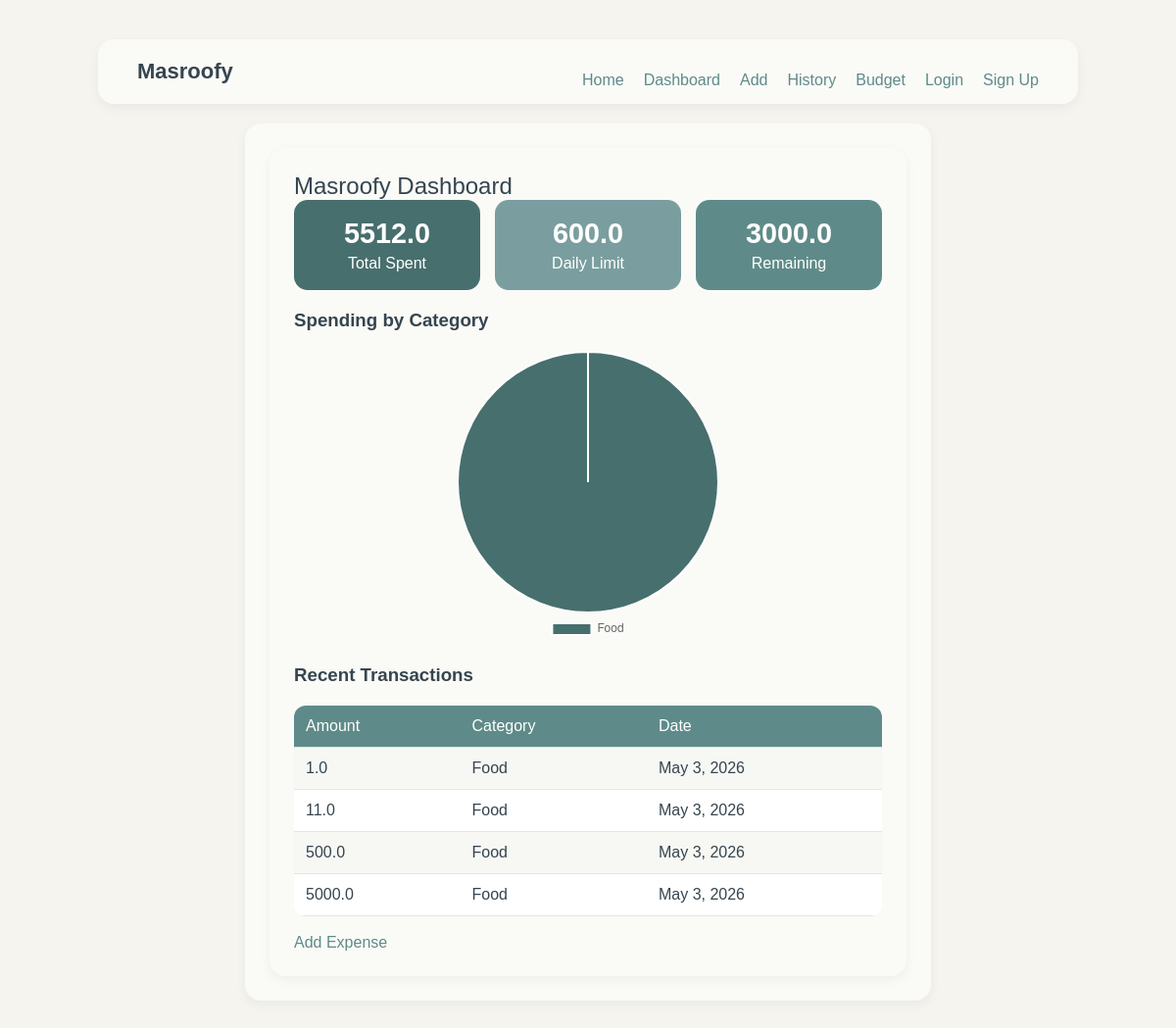
/dashboard/, run on the app's committed database.
### expenses/models.py (models this page shows, shortened)
class Log(models.Model):
    amount = models.FloatField()
    date = models.DateField(auto_now_add=True)
    category = models.ForeignKey(Category, on_delete=models.CASCADE)

class Category(models.Model):
    name = models.CharField(max_length=100)
    def __str__(self):
        return self.name

### dashboard/views.py (the view)
# urls.py: path('', views.dashboard, name='dashboard'),
def dashboard(request):
    logs = Log.objects.all()
    cycle = BudgetCycle.objects.filter (is_active=True).first()
    total_spent = sum(log.amount for log in logs)
    daily_limit =0
    remaining = 0
    alert_message= None
    threshold = None
    if cycle:
        cycle.update_limit()
        daily_limit = round(cycle.safe_limit, 2)
        remaining = round(cycle.allowance - cycle._get_total_spent(), 2)
        alert_message = cycle.push_alert()
        threshold = cycle.calc_threshold()
    categories = Category.objects.all()
    category_names=[]
    category_totals=[]
    for cat in categories:
        cat_logs = logs.filter(category=cat)
        cat_total = sum (log.amount for log in cat_logs)
        if cat_total>0:
            category_names.append(cat.name)
            category_totals.append(cat_total)
    context = {
        'total_spent': total_spent,
        'daily_limit': daily_limit,
        'remaining': remaining,
        'logs': logs,
        'category_names': category_names,
        'category_totals' : category_totals,
        'alert_message': alert_message,
        'threshold': threshold,
    }
    return render(request, 'dashboard/dashboard.html', context)

### BudgetCycle/models.py (called while the page is built)
    def calculate_limit(self) -> float:
        today = timezone.now().date()
        remaining_days = (self.end_date - today).days + 1
        if remaining_days <= 0:
            self.safe_limit = 0.0
            return 0.0
        total_spent = self._get_total_spent()
        remaining_balance = self.allowance - total_spent
        if remaining_days == 1:
            self.safe_limit = max(0.0, remaining_balance)
        else:
            self.safe_limit = max(0.0, remaining_balance / remaining_days)
        return self.safe_limit

    def update_limit(self) -> None:
        self.calculate_limit()
        self.save()

    def calc_threshold(self) -> dict:
        if self.allowance <= 0:
            return {"percentage": 0.0, "warn_80": False, "exhausted": False}
        total_spent = self._get_total_spent()
        percentage = (total_spent / self.allowance) * 100
        return {
            "percentage": round(percentage, 2),
            "warn_80": percentage >= 80,
            "exhausted": percentage >= 100,
        }

    def push_alert(self) -> str | None:
        threshold = self.calc_threshold()
        if threshold["exhausted"]:
            return "Budget exhausted"
        if threshold["warn_80"]:
            return "Warning: 80% of budget used"
        return None

    def _get_total_spent(self) -> float:
        logs_in_cycle = Log.objects.filter(
            date__gte=self.start_date,
            date__lte=self.end_date
        )
        return logs_in_cycle.aggregate(total=models.Sum('amount'))['total'] or 0.0

### dashboard/templates/dashboard/dashboard.html (shortened to what this page needs)
{% extends 'base.html' %}
{% block content %}
<!DOCTYPE html>
<html>
<head>
</head>
<body>
    <div class="container">
        <h2>Masroofy Dashboard</h2>
        <div class="stats">
            <div class="stat-box spent">
                <h3>{{ total_spent }}</h3>
                <p>Total Spent</p>
            </div>
            <div class="stat-box limit">
                <h3>{{ daily_limit }}</h3>
                <p>Daily Limit</p>
            </div>
            <div class="stat-box">
                <h3>{{ remaining }}</h3>
                <p>Remaining</p>
            </div>
        </div>
        <h3>Spending by Category</h3>
        <div class="chart-container">
            <canvas id="pieChart"></canvas>
        </div>
        <h3>Recent Transactions</h3>
        <table>
            <tr>
                <th>Amount</th>
                <th>Category</th>
                <th>Date</th>
            </tr>
            {% for log in logs %}
            <tr>
                <td>{{ log.amount }}</td>
                <td>{{ log.category }}</td>
                <td>{{ log.date }}</td>
            </tr>
            {% empty %}
            <tr>
                <td colspan="3">No transactions yet</td>
            </tr>
            {% endfor %}
        </table>
        <a href="{% url 'add' %}">Add Expense</a>
    </div>
    <script>
        const ctx = document.getElementById('pieChart').getContext('2d');
        const pieChart = new Chart(ctx, {
            type: 'pie',
            data: {
                labels: {{ category_names| safe }},
        datasets: [{
            data: {{ category_totals| safe }},
            backgroundColor: [
            '#476F6D',
            '#C4A882',
            '#7A9E9F',
            '#8B6F5E',
            '#A8C5C3',
            '#36454F',
        ],
            }]
        },
        options: {
            responsive: true,
                plugins: {
                legend: {
                    position: 'bottom',
                }
            }
        }
    });
    </script>
</body>
</html>
{% endblock %}

### templates/base.html (style rules this page uses)
* { box-sizing: border-box; margin: 0; padding: 0; }
body { font-family: Arial, sans-serif; background: #F5F4EF; color: #36454F; }
.container { max-width: 1000px; margin: 0 auto; padding: 20px 40px; }

### dashboard/templates/dashboard/dashboard.html (style rules this page uses)
body { font-family: Arial, sans-serif; background: #F5F4EF; margin: 40px; color: #36454F; }
h2 { color: #36454F; font-weight: 500; }
.container { background: #FAFAF7; padding: 25px; border-radius: 16px; box-shadow: 0 4px 12px rgba(0, 0, 0, 0.05); max-width: 700px; margin: auto; }
.stats { display: flex; gap: 15px; margin-bottom: 20px; }
.stat-box { flex: 1; background: #5E8B89; color: white; padding: 18px; border-radius: 14px; text-align: center; }
.stat-box h3 { margin: 0; font-size: 1.8em; font-weight: 600; }
.stat-box p { margin: 5px 0 0 0; }
.stat-box.spent { background: #476F6D; }
.stat-box.limit { background: #7A9E9F; }
.chart-container { width: 300px; margin: 20px auto; }
table { width: 100%; border-collapse: collapse; margin-top: 20px; background: white; border-radius: 12px; overflow: hidden; }
th, td { padding: 12px; text-align: left; border-bottom: 1px solid #E3E6E1; }
th { background: #5E8B89; color: white; font-weight: 500; }
tr:nth-child(even) { background: #F7F8F4; }
a { display: inline-block; margin-top: 18px; color: #5E8B89; text-decoration: none; font-weight: 500; }

### data on the page
Log: amount "1.0", category "Food", date "May 3, 2026"
Log: amount "11.0", category "Food", date "May 3, 2026"
Log: amount "500.0", category "Food", date "May 3, 2026"
Log: amount "5000.0", category "Food", date "May 3, 2026"

### other printed values
{{ total_spent }} "5512.0"
{{ daily_limit }} "600.0"
{{ remaining }} "3000.0"
chart data {{ category_names| safe }} ['Food']
